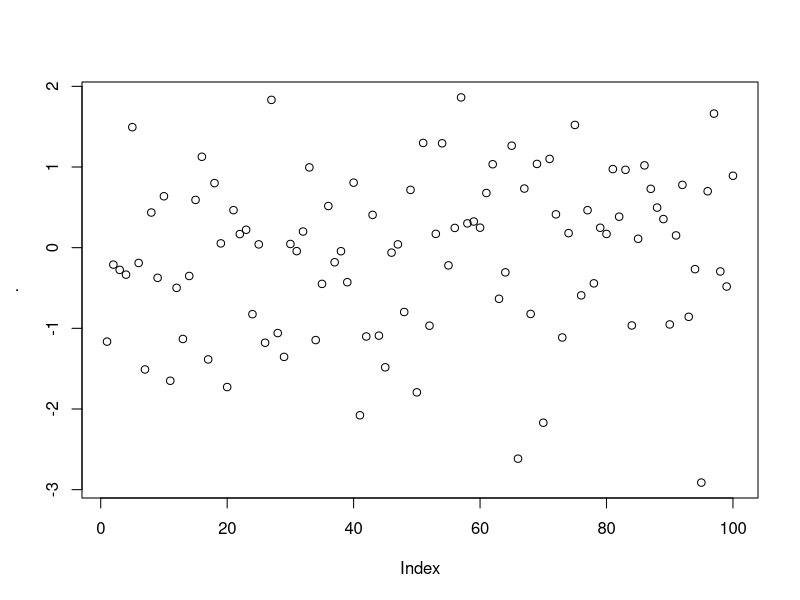

Generate this figure with R:
## ---- chunk 1
library(tidyverse)
## ---- chunk 2
rnorm(100) %>%
  plot()
